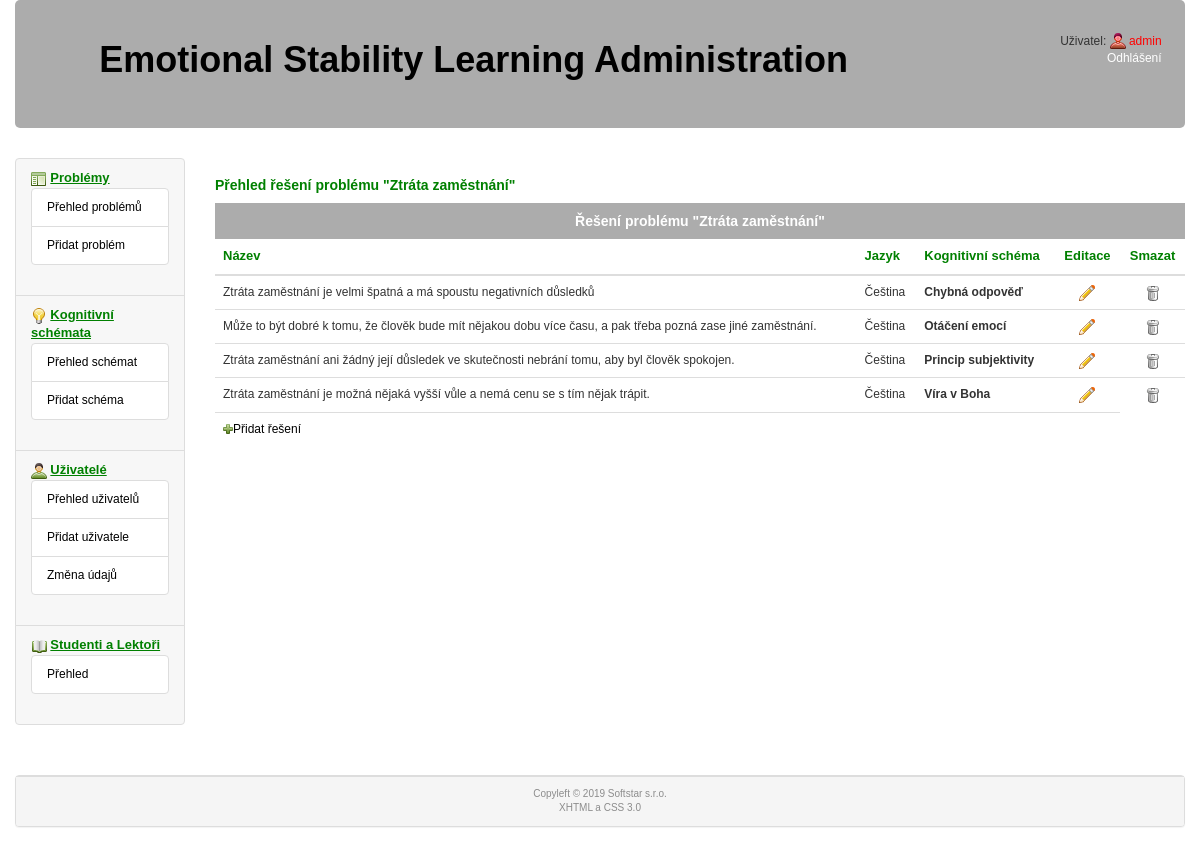
Screenshot of /administrator/answer-overview/2 (signed in) with the database file from the repository.
### tables this page shows
CREATE TABLE `problem` (
  `id` int(11) NOT NULL,
  `id_lang` int(11) NOT NULL,
  `name` varchar(60) NOT NULL,
  `description` text,
  `deleted` int(1) NOT NULL DEFAULT '0'
);

CREATE TABLE `answers` (
  `id` int(11) NOT NULL,
  `id_lang` int(11) NOT NULL,
  `id_problem` int(11) NOT NULL,
  `id_cog_schema` int(11) NOT NULL,
  `answer` text NOT NULL,
  `deleted` int(1) NOT NULL DEFAULT '0'
);

### www/administrator/admin.php (called while the page is built, shortened)
<?php
  $router = RouterController::getInstance();
  $router->ctrMain(array($_SERVER['REQUEST_URI']));
  $router->showView();
?>

### www/administrator/controllers/AnswerOverviewController.php (called while the page is built, shortened)
<?php
class AnswerOverviewController extends Controller
{
  public function ctrMain($parameters)
  {
    $idp = array_shift($parameters);
    $answerModel = new AnswerModel();
    $cschemaModel = new CSchemaModel();
    $langModel = new LanguagesModel();
    $answers = $answerModel->selectByIdP(htmlspecialchars($idp, ENT_QUOTES));
    $num = count($answers);
    for($i = 0; $i < $num; $i++)
    {
      $cschema = $cschemaModel->selectById($answers[$i]['id_cog_schema']);
      $lang = $langModel->selectById($answers[$i]['id_lang']);
      $answers[$i]['name'] = $cschema['name'];
      $answers[$i]['lang_name'] = $lang['name'];
    }
    $problemModel = new ProblemModel();
    $problem = $problemModel->selectById(htmlspecialchars($idp, ENT_QUOTES));
  }
}
?>

### www/administrator/models/DbModel.php (called while the page is built, shortened)
<?php
  class DbModel extends cdb
  {
    static private $instance = null;
    static function getInstance()
    {
      if (self::$instance == null)
      {
        self::$instance = new DbModel();
      }
      return self::$instance;
    }
    function selectOne($table, array $keys)
    {
      $query = "select * from $table where";
      $i = 0;
      foreach($keys as $name => $value)
      {
        if ($i)
        {
          $query .= " and $name=$value";
        }
        else
        {
          $query .= " $name=$value";
          $i = 1;
        }
      }
      $query .= ";";
      if (!$this->query($query))
      {
        RouterController::getInstance()->setError("DbModel::selectOne():".$this->get_error().'<br /><br />'.$query.'<br />');
      }
      $arr = $this->get_array();
      return $arr;
    }
    function selectArray(array $tables, array $collums, array $keys, $order = '')
    {
      $query = "select ";
      $i = 0;
      foreach($collums as $collum)
      {
        if ($i)
        {
          $query .= ", $collum";
        }
        else
        {
          $query .= "$collum";
          $i = 1;
        }
      }
      $query .= " from ";
      $i = 0;
      foreach($tables as $table)
      {
        if ($i)
        {
          $query .= ", $table";
        }
        else
        {
          $query .= "$table";
          $i = 1;
        }
      }
      if (!empty($keys))
      {
        $query .= " where";
        $i = 0;
        foreach($keys as $name => $value)
        {
          if ($i)
          {
            $query .= " and $name=$value";
          }
          else
          {
            $query .= " $name=$value";
            $i = 1;
          }
        }
      }
      if ($order != '') {
        $query .= " order by $order;";
      }
      else
      {
        $query .= ';';
      }
      if (!$this->query($query))
      {
        RouterController::getInstance()->setError('DbModel::selectArray():'.$this->get_error().'<br /><br />'.$query.'<br />');
      }
      else
      {
        $i = 0;
        while ($item=$this->get_array())
        {
          if (!empty($item))
          {
            $arr[$i] = $item;
            $i++;
          }
        }
      }
      return $arr;
    }
  }
?>

### www/administrator/models/ProblemModel.php (called while the page is built, shortened)
<?php
class ProblemModel
{
    public function selectById($id)
  {
    $db = DbModel::getInstance();
    $problem = $db->selectOne('problem', array ('id' => $id));
    return $problem;
  }
}
?>

### www/administrator/models/cdb.php (called while the page is built, shortened)
<?php
class cdb {
  private $data, $querystring, $error, $conn;
  public $server, $user, $password, $db_name;
  function __construct()
  {
    require("./administrator/cfg/sql.php");
    $this->conn = null;
  }
  function connect() {
    $options=array(
      PDO::ATTR_ERRMODE => PDO::ERRMODE_EXCEPTION,
      PDO::MYSQL_ATTR_INIT_COMMAND => "SET NAMES utf8"
      );
    try {
            $this->conn = @new PDO("mysql:host=".$this->server.";dbname=".$this->db_name, $this->user, $this->password, $options);
    } catch (PDOException $e) {
        $error = 'DB connection failed: ' . $e->getMessage();
    }
    return(1);
  }
  function query($sql) {
    $error = '';
    try {
      $this->data=$this->conn->prepare($sql);
    } catch (PDOException $e) {
      $error = 'Preparation of query failed: ' . $e->getMessage();
      $this->data=null;
    }
    $result2 = 0;
    if ($error == '')
    {
      try {
          $result2 = $this->data->execute();
      } catch (PDOException $e) {
          $error = 'Execution of query failed: ' . $e->getMessage();
          $this->data=null;
      }
    }
    else
    {
      $this->error = $error;
      $result2 = false;
    }
    if ($result2) { return 1; }
    else  {return 0;}
  }
  function get_array() {
    $arr = $this->data->fetch(PDO::FETCH_ASSOC);
    if (!empty($arr)) {return ($arr); }
    else { return 0; }
  }
};
?>

### www/administrator/cfg/sql.php (called while the page is built)
<?php
  $this->server='localhost';
  $this->user='emotions';
  $this->password='3M0710n5@#';
  $this->db_name='emotions';
?>

### www/administrator/controllers/RouterController.php (called while the page is built, shortened)
<?php
class RouterController extends Controller
{
  protected $controller;
  private function camelNotation($text)
  {
    $sentence = str_replace('-', ' ', $text);
    $sentence = ucwords($sentence);
    $sentence = str_replace(' ', '', $sentence);
    return $sentence;
  }
  private function parseURL($url)
  {
    $parsedURL = parse_url($url);
    $parsedURL["path"] = ltrim($parsedURL["path"], "/");
    $parsedURL["path"] = trim($parsedURL["path"]);
    $divPath = explode("/", $parsedURL["path"]);
    return $divPath;
  }
  public function ctrMain($parameters)
  {
    $parsedURL = $this->parseURL($parameters[0]);
    if ((empty($parsedURL[1]))&&((empty($_SESSION['user']))&&(empty($_POST['login']))))
    {
      $this->controller = new LoginViewController();
    }
    else if (($parsedURL[1] == 'login')&&((empty($_SESSION['user']))&&(!(empty($_POST['login'])))))
    {
      $this->controller = new LoginController();
    }
    else if ((empty($parsedURL[1]))&&(!(empty($_SESSION['user'])))&&((empty($_POST['login']))))
    {
      $this->controller = new HomePageController();
    }
    else
    {
      $tmp = array_shift($parsedURL);
      $view = array_shift($parsedURL);
      $controllerClass = $this->camelNotation($view) . 'Controller';
      if (file_exists('./administrator/controllers/' . $controllerClass . '.php'))
      {
        if ($view == 'error')
        {
          $this->controller = new $controllerClass('');
        }
        else
        {
          $this->controller = new $controllerClass;
        }
      }
      else
      {
        $this->controller= new ErrorController('Error 404: page not found');
      }
    }
    $this->controller->ctrMain($parsedURL);
  }
}
?>

### www/administrator/models/AnswerModel.php (called while the page is built, shortened)
<?php
class AnswerModel
{
  public function selectByIdP($idp)
  {
      $db = DbModel::getInstance();
      $answers = $db->selectArray(array('answers'), array ('*'), array ('id_problem' => $idp, 'deleted' => 0), 'id asc');
      return $answers;
  }
}
?>

### www/administrator/models/CSchemaModel.php (called while the page is built, shortened)
<?php
class CSchemaModel
{
  public function selectById($id)
  {
    $db = DbModel::getInstance();
    $cog_schema = $db->selectOne('cog_schema', array ('id' => $id));
    return $cog_schema;
  }
}
?>

### www/administrator/views/answerOverview.phtml (the view)
<div class="col-sm-10">
  <h4>Přehled řešení problému "<?php echo($problem['name']); ?>"</h4>
<?php
   $num=count($answers);
   if (!$num) {
     ?>
    <div class="message">Nejsou uloženy žádná řešení problému "<?php echo($problem['name']); ?>"<br /><a href="<?php echo("http://".$this->siteName."/administrator/answer-new/".$problem['id']); ?>"><img src="http://<?= $this->siteName ?>/administrator/icons/add.png" width="10" height="10" />Přidat řešení</a></div>
     <?php
   } else {
   ?>
  <div class="table-responsive">
    <table class="table table-hover">
      <caption class="text-center">Řešení problému "<?php echo($problem['name']); ?>"</caption>
      <thead><tr><th>Název</th><th>Jazyk</th><th>Kognitivní schéma</th><th class="text-center">Editace</th><th class="text-center">Smazat</th></tr></thead>
      <tbody>
        <?php
         foreach($answers as $answer) {
        ?>
        <tr>
          <td><?php echo($answer['answer']); ?></td>
          <td><?php echo($answer['lang_name']); ?></td>
          <td><strong><?php echo($answer['name']); ?></strong></td>
          <td class="text-center"><?php echo("<a href=\"http://".$this->siteName."/administrator/answer-edit/".$answer['id']."\">"); ?><img src="http://<?= $this->siteName ?>/administrator/icons/pencil.png" width="16" height="16" /></a></td>
          <td class="text-center"><?php echo("<a href=\"http://".$this->siteName."/administrator/answer-delete/".$answer['id']."\">"); ?><img src="http://<?= $this->siteName ?>/administrator/icons/bin_closed.png" width="16" height="16" /></a></td>
        </tr>
           <?php } ?>
        <tr><td colspan="4"><a href="<?php echo("http://".$this->siteName."/administrator/answer-new/".$answer['id_problem']); ?>"><img src="http://<?= $this->siteName ?>/administrator/icons/add.png" width="10" height="10" />Přidat řešení</a></td>
      </tbody>
    </table>
   <?php } ?>
  </div>
</div>

### www/administrator/css/style.css (style rules this page uses)
body { font-family: 'Helvetica CE','Arial CE',sans-serif; font-size: 12px; }
h4 { font-size: 14px; font-weight: bold; color: green; margin-top: 20px; }
table caption { font-weight: bold; background-color:#acacac; color:white; font-size:14px; }
table { font-size: 12px; }
thead { font-size: 13px; font-weight: bold; color: green; }
td a { text-decoration: none; color: black; }

### rows the page displays
problem: name "Ztráta zaměstnání"
answers: answer "Ztráta zaměstnání je velmi špatná a má spoustu negativních důsledků", lang_name "Čeština", name "Chybná odpověď"
answers: answer "Může to být dobré k tomu, že člověk bude mít nějakou dobu více času, a pak třeba pozná zase jiné zaměstnání.", lang_name "Čeština", name "Otáčení emocí"
answers: answer "Ztráta zaměstnání ani žádný její důsledek ve skutečnosti nebrání tomu, aby byl člověk spokojen.", lang_name "Čeština", name "Princip subjektivity"
answers: answer "Ztráta zaměstnání je možná nějaká vyšší vůle a nemá cenu se s tím nějak trápit.", lang_name "Čeština", name "Ví­ra v Boha"

### other values shown
$_SESSION['user'] "admin"
